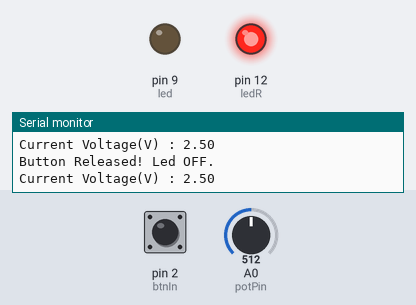
Recording of a sketch running on a simulated Arduino Uno, built with avr-gcc and run on an emulated ATmega328P. Parts: output pins drawn as LEDs (lit = HIGH), the last lines printed to the serial monitor. Inputs (shaded band) come from the test bench; at power-on: pin 2 (btnIn) LOW, A0 (potPin) = 512.

Above: at 1.3 s.
1.4 s: pin 2 (btnIn) pulled HIGH for 0.6 s
At 1.9 s:
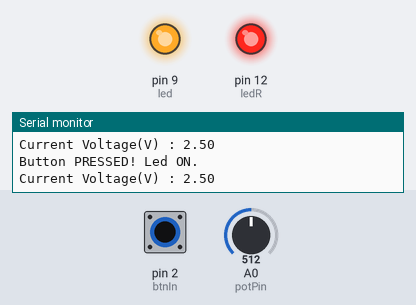
3.5 s: A0 (potPin) set to 493
At 3.8 s:
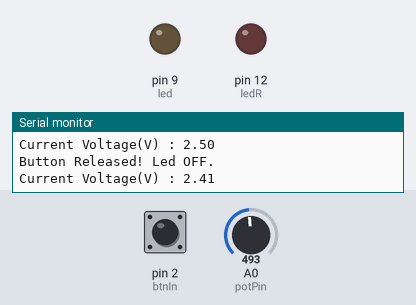
5.0 s: pin 2 (btnIn) pulled HIGH for 1 s
At 5.8 s:
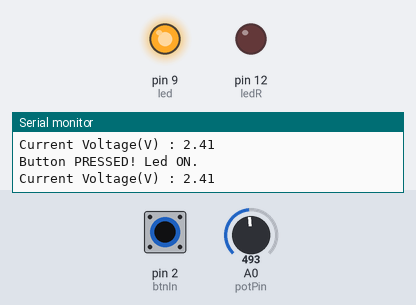
7.5 s: pin 2 (btnIn) pulled HIGH for 3.2 s
At 12.2 s:
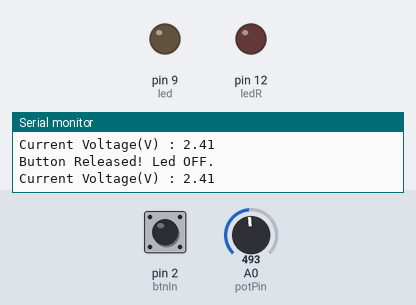
12.5 s: A0 (potPin) set to 716
At 13.6 s:
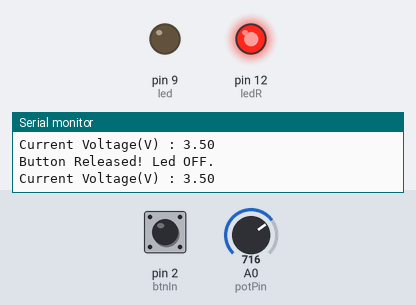
14.0 s: pin 2 (btnIn) driven HIGH
At 14.8 s:
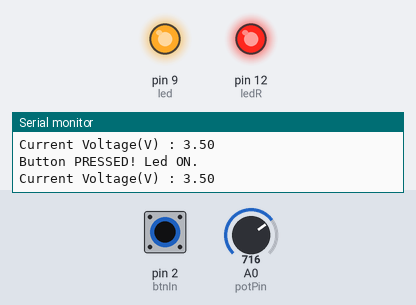
Timing chart, 0 to 17.0 s (numbered marks = the images above; inputs shaded):
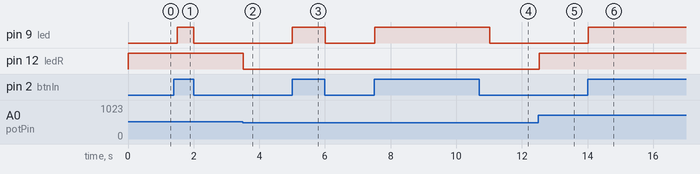

Measured:
- the behaviour switches between 512 and 511 on A0 (potPin) (found by bisection; images 1 and 2)
- after the input at 1.4 s, pin 9 (led): LOW → HIGH after 0.10 s, → LOW 0.50 s later
- after the input at 3.5 s, pin 12 (ledR): HIGH → LOW at once
- after the input at 5.0 s, pin 9 (led): LOW → HIGH at once, → LOW 1.0 s later
- after the input at 7.5 s, pin 9 (led): LOW → HIGH at once, → LOW 3.5 s later
- after the input at 12.5 s, pin 12 (ledR): LOW → HIGH at once
- after the input at 14.0 s, pin 9 (led): LOW → HIGH at once

The sketch:

sketch_mar14a.ino
```cpp
// push btn
int led = 9;
int btnIn = 2;
int state;
//potmeter
int potPin = A0;
int potValue;
float volt;
int ledR = 12;
//start
void setup()
{
  pinMode(led,OUTPUT);
  pinMode(btnIn,INPUT);
  pinMode(potPin,INPUT);
  pinMode(ledR,OUTPUT);
  Serial.begin(9600);
}

void loop()
{
  state = digitalRead(btnIn);
  if(state)
  {
  	Serial.println("Button PRESSED! Led ON.");
  	digitalWrite(led,state);
  }
  else
  {
  	Serial.println("Button Released! Led OFF.");
  	digitalWrite(led,state);
  }

  potValue = analogRead(potPin);
  volt = potValue*(5.0/1023.0);

  if(volt>=2.5)
  {
    digitalWrite(ledR,HIGH);
  }
  else{
    digitalWrite(ledR,LOW);
  }
  Serial.print("Current Voltage(V) : ");
  Serial.println(volt);
  delay(500);
}
```
